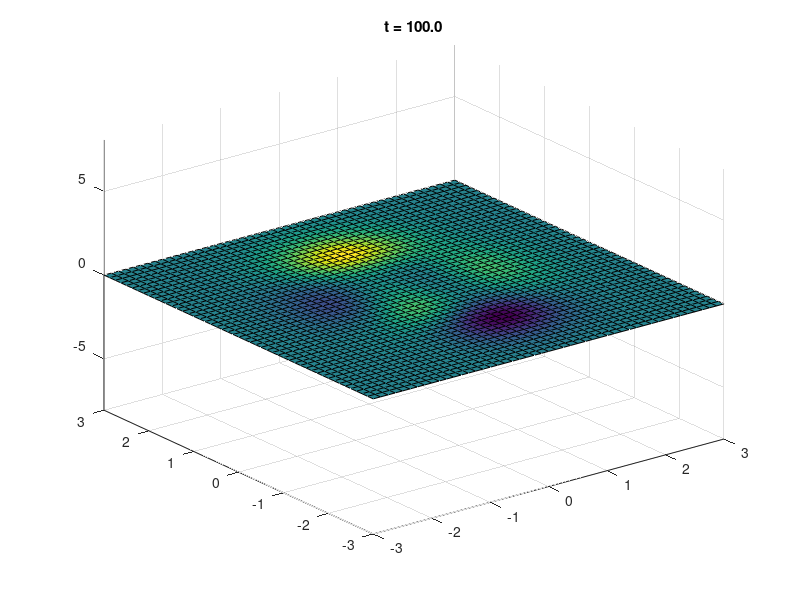

Write the MATLAB code that produced this figure.
%% WAVE EQUATION SIMULATION USING FDM
[x,y,u0] = peaks;      % Initial waveform.
dt = 0.005;            % Time step.
h = y(2)-y(1);         % Mesh spacing.
b = 0.1;               % Damping.
u0_t = 0;             % Initial velocity.
u = u0 + dt*u0_t;      % Waveform at dt.
T = 100;               % Simulation time.
if dt/h^2 > 0.5        % FDM stability condition.
    warning('FDM:stability','FDM is unstable.');
end
figure;
h_surf = surf(x,y,u);  % Create a surface plot at t = dt.
h_title = title(sprintf('t = %.1f',dt));
u_max = max(abs(u0(:)));
zlim([-u_max, u_max]); % Fix the z axis range.
hold on;
for I = 2:T/dt
    % Discretized wave equation.
    u2 = 2*u - u0 + 4*(dt/h)^2*del2(u) - dt*b*(u - u0);
    % Boundary condition.
    u2(1,:)   = 0;
    u2(:,1)   = 0;
    u2(end,:) = 0;
    u2(:,end) = 0;
    % Time update.
    u0 = u;
    u = u2;
    % Plot the waveform.
    set(h_surf,'ZData',u2);
    set(h_title,'String',sprintf('t = %.1f',I*dt));
    pause(dt);
end